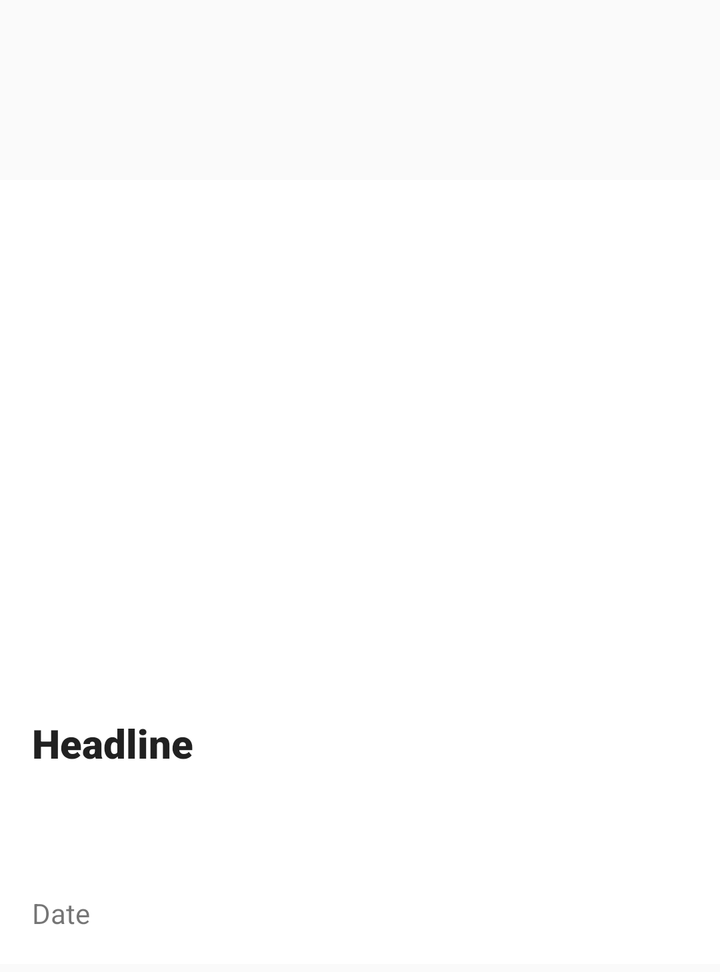
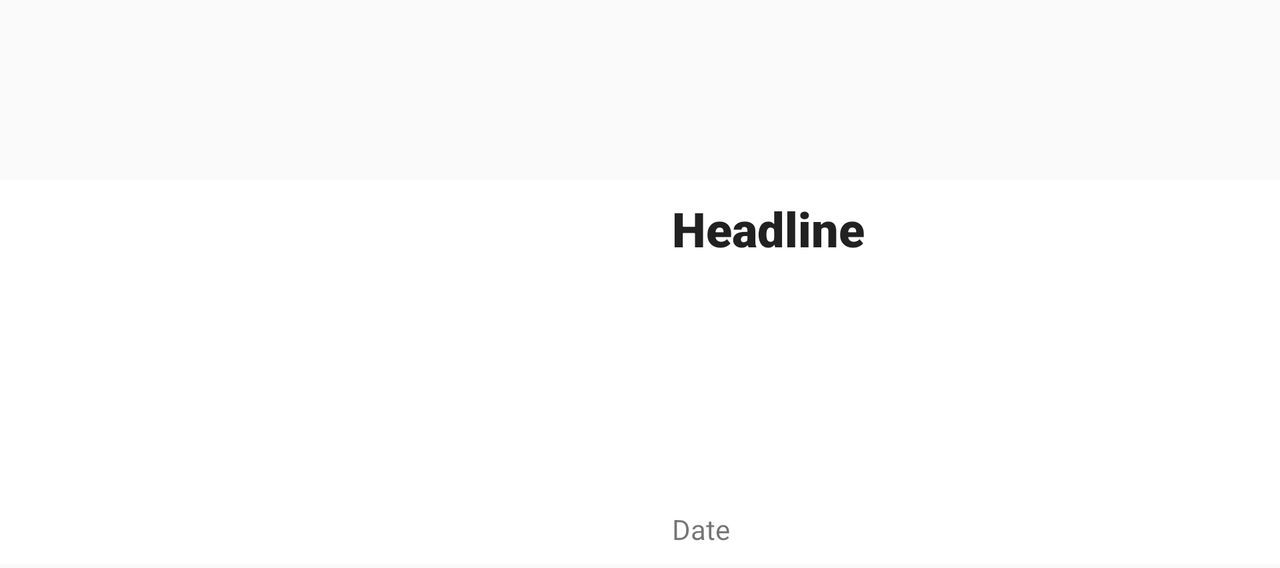

An Android layout and its configuration variant, each rendered on a device that would load it. The default file and the variant file are quoted in full after the pictures.
<!-- AndroidManifest.xml: application theme AppTheme -->
<!-- res/layout/latest_list_item.xml -->
<?xml version="1.0" encoding="utf-8"?>
<RelativeLayout
    xmlns:android="http://schemas.android.com/apk/res/android"
    xmlns:tools="http://schemas.android.com/tools"
    android:layout_width="match_parent"
    android:layout_height="392dp"
    android:layout_marginBottom="4dp"
    android:layout_marginTop="90dp"
    android:background="@drawable/latest_list_item_touch_selector">

    <ImageView
        android:id="@+id/image"
        android:layout_width="match_parent"
        android:layout_height="252dp"
        android:layout_alignParentTop="true"
        android:scaleType="centerCrop"
        tools:src="@drawable/ic_launcher_background" />

    <TextView
        android:id="@+id/headline"
        android:layout_width="match_parent"
        android:layout_height="wrap_content"
        android:layout_below="@+id/image"
        android:layout_marginBottom="16dp"
        android:layout_marginLeft="16dp"
        android:layout_marginRight="16dp"
        android:layout_marginTop="16dp"
        android:fontFamily="sans-serif-black"
        android:textAppearance="@style/TextAppearance.AppCompat.Title"
        android:textStyle="bold"
        tools:text="Headline" />

    <TextView
        android:id="@+id/date"
        android:layout_width="match_parent"
        android:layout_height="wrap_content"
        android:layout_alignParentBottom="true"
        android:layout_marginBottom="16dp"
        android:layout_marginLeft="16dp"
        android:layout_marginRight="16dp"
        android:fontFamily="sans-serif"
        tools:text="Date" />

</RelativeLayout>
<!-- resources referenced by this layout -->
<resources>
  <!-- drawable latest_list_item_touch_selector (drawable) -->
  <?xml version="1.0" encoding="utf-8"?>
  <selector xmlns:android="http://schemas.android.com/apk/res/android">
      <item android:drawable="@color/activated" android:state_pressed="true" />
      <item android:drawable="@color/activated" android:state_activated="true" />
      <item android:drawable="@color/activated" android:state_selected="true" />
      <item android:drawable="@color/white" />
  </selector>
  <style name="AppTheme" parent="Theme.AppCompat.Light.NoActionBar">
          
          <item name="colorPrimary">#1565c0</item>
          <item name="colorPrimaryDark">#0064b7</item>
          <item name="colorAccent">@color/colorAccent</item>
          <item name="actionOverflowButtonStyle">@style/DotsDarkTheme</item>
          
          <item name="preferenceTheme">@style/PreferenceThemeOverlay</item>
      </style>
  <color name="activated">#E0E0E0</color>
  <color name="white">#FFFFFF</color>
  <color name="colorAccent">#03A9F4</color>
  <style name="DotsDarkTheme" parent="@style/Widget.AppCompat.ActionButton.Overflow">
          <item name="android:tint">@color/white</item>
      </style>
</resources>
<!-- res/layout-land/latest_list_item.xml (the repository's variant of the layout above) -->
<!-- drawn on the phone turned sideways -->
<?xml version="1.0" encoding="utf-8"?>
<LinearLayout xmlns:android="http://schemas.android.com/apk/res/android"
    xmlns:tools="http://schemas.android.com/tools"
    android:layout_width="match_parent"
    android:layout_height="192dp"
    android:layout_marginBottom="2dp"
    android:layout_marginTop="90dp"
    android:background="@drawable/list_item_touch_selector"
    android:orientation="horizontal">

    <ImageView
        android:id="@+id/image"
        android:layout_width="320dp"
        android:layout_height="192dp"
        android:layout_marginRight="8dp"
        android:scaleType="centerCrop"
        tools:src="@drawable/ic_launcher_background" />

    <RelativeLayout
        android:layout_width="match_parent"
        android:layout_height="match_parent"
        android:layout_marginLeft="8dp">

        <TextView
            android:id="@+id/headline"
            android:layout_width="wrap_content"
            android:layout_height="wrap_content"
            android:layout_alignParentTop="true"
            android:layout_marginRight="32dp"
            android:layout_marginTop="8dp"
            android:fontFamily="sans-serif-black"
            android:textAppearance="@style/TextAppearance.AppCompat.Headline"
            android:textStyle="bold"
            tools:text="Headline" />

        <TextView
            android:id="@+id/date"
            android:layout_width="wrap_content"
            android:layout_height="wrap_content"
            android:layout_alignParentBottom="true"
            android:layout_marginBottom="8dp"
            android:fontFamily="sans-serif"
            tools:text="Date" />
    </RelativeLayout>

</LinearLayout>
<!-- resources referenced by the variant -->
<!-- as the phone turned sideways resolves them -->
<resources>
  <!-- drawable list_item_touch_selector (drawable) -->
  <?xml version="1.0" encoding="utf-8"?>
  <selector xmlns:android="http://schemas.android.com/apk/res/android">
      <item android:drawable="@color/activated" android:state_activated="true" android:state_focused="false" />
  
      <item android:drawable="@color/background_material_light" android:state_window_focused="false" />
  
      
      <item android:drawable="@drawable/abc_list_selector_holo_light" android:state_enabled="false" android:state_focused="true" android:state_pressed="true" />
  
      <item android:drawable="@drawable/abc_list_selector_holo_light" android:state_enabled="false" android:state_focused="true" />
  
      <item android:drawable="@drawable/abc_list_selector_holo_light" android:state_focused="true" android:state_pressed="true" />
  
      <item android:drawable="@drawable/abc_list_selector_holo_light" android:state_focused="false" android:state_pressed="true" />
  
      <item android:drawable="@drawable/abc_list_selector_holo_light" android:state_focused="true" />
  
      
      <item android:drawable="@color/white" />
  
  </selector>
  <style name="AppTheme" parent="Theme.AppCompat.Light.NoActionBar">
          
          <item name="colorPrimary">#1565c0</item>
          <item name="colorPrimaryDark">#0064b7</item>
          <item name="colorAccent">@color/colorAccent</item>
          <item name="actionOverflowButtonStyle">@style/DotsDarkTheme</item>
          
          <item name="preferenceTheme">@style/PreferenceThemeOverlay</item>
      </style>
  <color name="activated">#E0E0E0</color>
  <color name="white">#FFFFFF</color>
  <color name="colorAccent">#03A9F4</color>
  <style name="DotsDarkTheme" parent="@style/Widget.AppCompat.ActionButton.Overflow">
          <item name="android:tint">@color/white</item>
      </style>
</resources>
